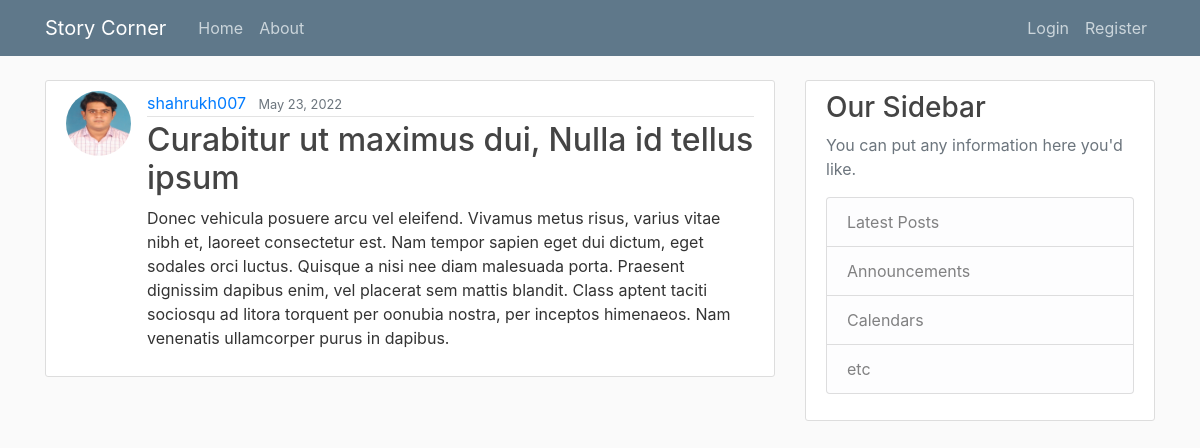
Screenshot of /post/9/ with the database file from the repository.
### blog/models.py (models this page shows, shortened)
class Post(models.Model):
    title = models.CharField(max_length=100)
    content = models.TextField()
    date_posted = models.DateTimeField(default=timezone.now)
    author = models.ForeignKey(User, on_delete=models.CASCADE)

### users/models.py (models this page shows, shortened)
class Profile(models.Model):
    user = models.OneToOneField(User, on_delete=models.CASCADE)
    image = models.ImageField(default='default.jpg', upload_to='profile_pics')

### blog/views.py (the view)
# urls.py: path('post/<int:pk>/', PostDetailView.as_view(), name='post-detail'),
class PostDetailView(DetailView):
    model = Post

### blog/templates/blog/post_detail.html (shortened to what this page needs)
{% extends "blog/base.html" %}
{% block content %}
  <article class="media content-section">
    <img class="rounded-circle article-img" src="{{ object.author.profile.image.url }}">
    <div class="media-body">
      <div class="article-metadata">
        <a class="mr-2" href="#">{{ object.author }}</a>
        <small class="text-muted">{{ object.date_posted|date:"F d, Y" }}</small>
      </div>
      <h2 class="article-title">{{ object.title }}</h2>
      <p class="article-content">{{ object.content }}</p>
    </div>
  </article>
{% endblock content %}

### blog/static/blog/main.css (style rules this page uses)
body { background: #fafafa; color: #333333; margin-top: 5rem; }
h1, h2, h3, h4, h5, h6 { color: #444444; }
.content-section { background: #ffffff; padding: 10px 20px; border: 1px solid #dddddd; border-radius: 3px; margin-bottom: 20px; }
.article-title { color: #444444; }
.article-content { white-space: pre-line; }
.article-img { height: 65px; width: 65px; margin-right: 16px; }
.article-metadata { padding-bottom: 1px; margin-bottom: 4px; border-bottom: 1px solid #e3e3e3 }

### rows the page displays
Post: author.profile.image (picture), author "shahrukh007", date_posted "May 23, 2022", title "Curabitur ut maximus dui, Nulla id tellus ipsum", content "Donec vehicula posuere arcu vel eleifend. Vivamus metus risus, varius vitae nibh et, laoreet consectetur est. Nam tempor sapien eget dui dictum, eget sodales orci luctus. Quisque a nisi nee diam malesuada porta. Praesent dignissim dapibus enim, vel placerat sem mattis blandit. Class aptent taciti sociosqu ad litora torquent per oonubia nostra, per inceptos himenaeos. Nam venenatis ullamcorper purus in dapibus."
